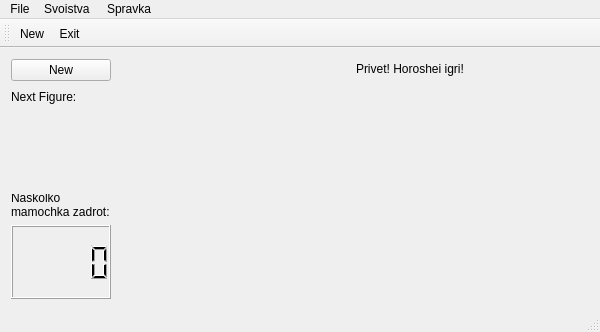
<?xml version="1.0" encoding="UTF-8"?>
<ui version="4.0">
 <class>MainWindow</class>
 <widget class="QMainWindow" name="MainWindow">
  <property name="geometry">
   <rect>
    <x>0</x>
    <y>0</y>
    <width>600</width>
    <height>332</height>
   </rect>
  </property>
  <property name="sizePolicy">
   <sizepolicy hsizetype="Fixed" vsizetype="Fixed">
    <horstretch>0</horstretch>
    <verstretch>0</verstretch>
   </sizepolicy>
  </property>
  <property name="minimumSize">
   <size>
    <width>600</width>
    <height>0</height>
   </size>
  </property>
  <property name="maximumSize">
   <size>
    <width>600</width>
    <height>400</height>
   </size>
  </property>
  <property name="windowTitle">
   <string>tetris</string>
  </property>
  <widget class="QWidget" name="centralWidget">
   <layout class="QGridLayout" name="gridLayout">
    <item row="0" column="0">
     <layout class="QHBoxLayout" name="horizontalLayout">
      <item>
       <layout class="QVBoxLayout" name="verticalLayout_2">
        <item>
         <widget class="QPushButton" name="pusButtonNextGame">
          <property name="minimumSize">
           <size>
            <width>100</width>
            <height>0</height>
           </size>
          </property>
          <property name="text">
           <string>New</string>
          </property>
         </widget>
        </item>
        <item>
         <widget class="QLabel" name="label_2">
          <property name="enabled">
           <bool>true</bool>
          </property>
          <property name="sizePolicy">
           <sizepolicy hsizetype="Minimum" vsizetype="Minimum">
            <horstretch>0</horstretch>
            <verstretch>0</verstretch>
           </sizepolicy>
          </property>
          <property name="maximumSize">
           <size>
            <width>100</width>
            <height>20</height>
           </size>
          </property>
          <property name="text">
           <string>Next Figure:</string>
          </property>
         </widget>
        </item>
        <item>
         <widget class="NextFigure" name="widget" native="true">
          <property name="sizePolicy">
           <sizepolicy hsizetype="Minimum" vsizetype="Minimum">
            <horstretch>0</horstretch>
            <verstretch>0</verstretch>
           </sizepolicy>
          </property>
          <property name="minimumSize">
           <size>
            <width>100</width>
            <height>0</height>
           </size>
          </property>
         </widget>
        </item>
        <item>
         <widget class="QLabel" name="label">
          <property name="maximumSize">
           <size>
            <width>100</width>
            <height>25</height>
           </size>
          </property>
          <property name="text">
           <string notr="true">Naskolko mamochka zadrot:</string>
          </property>
          <property name="alignment">
           <set>Qt::AlignBottom|Qt::AlignLeading|Qt::AlignLeft</set>
          </property>
          <property name="wordWrap">
           <bool>true</bool>
          </property>
         </widget>
        </item>
        <item>
         <widget class="QLCDNumber" name="lcdNumber">
          <property name="minimumSize">
           <size>
            <width>100</width>
            <height>0</height>
           </size>
          </property>
          <property name="maximumSize">
           <size>
            <width>100</width>
            <height>75</height>
           </size>
          </property>
         </widget>
        </item>
       </layout>
      </item>
      <item>
       <widget class="GLASS" name="Glass" native="true">
        <property name="focusPolicy">
         <enum>Qt::StrongFocus</enum>
        </property>
        <property name="rows" stdset="0">
         <UInt>20</UInt>
        </property>
        <property name="columns" stdset="0">
         <UInt>10</UInt>
        </property>
       </widget>
      </item>
      <item>
       <layout class="QVBoxLayout" name="verticalLayout">
        <item>
         <widget class="QLabel" name="label_3">
          <property name="maximumSize">
           <size>
            <width>16777215</width>
            <height>20</height>
           </size>
          </property>
          <property name="text">
           <string>Privet! Horoshei igri!</string>
          </property>
         </widget>
        </item>
        <item>
         <widget class="Photo" name="wphoto" native="true"/>
        </item>
       </layout>
      </item>
     </layout>
    </item>
   </layout>
  </widget>
  <widget class="QToolBar" name="mainToolBar">
   <attribute name="toolBarArea">
    <enum>TopToolBarArea</enum>
   </attribute>
   <attribute name="toolBarBreak">
    <bool>false</bool>
   </attribute>
   <addaction name="actionNew"/>
   <addaction name="actionExit"/>
  </widget>
  <widget class="QStatusBar" name="statusBar"/>
  <widget class="QMenuBar" name="menuBar">
   <property name="geometry">
    <rect>
     <x>0</x>
     <y>0</y>
     <width>600</width>
     <height>21</height>
    </rect>
   </property>
   <widget class="QMenu" name="menuhjhfj">
    <property name="title">
     <string>File</string>
    </property>
    <addaction name="actionNew"/>
    <addaction name="actionExit"/>
   </widget>
   <widget class="QMenu" name="menu">
    <property name="title">
     <string>Svoistva </string>
    </property>
   </widget>
   <widget class="QMenu" name="menuSpravka">
    <property name="title">
     <string>Spravka</string>
    </property>
   </widget>
   <addaction name="menuhjhfj"/>
   <addaction name="menu"/>
   <addaction name="menuSpravka"/>
  </widget>
  <action name="actionNew">
   <property name="text">
    <string>New</string>
   </property>
  </action>
  <action name="actionExit">
   <property name="text">
    <string>Exit</string>
   </property>
  </action>
 </widget>
 <layoutdefault spacing="6" margin="11"/>
 <customwidgets>
  <customwidget>
   <class>GLASS</class>
   <extends>QWidget</extends>
   <header>glass.h</header>
   <container>1</container>
   <slots>
    <signal>drawPattern(Figure*)</signal>
    <signal>setScore(int)</signal>
    <signal>endGame(bool)</signal>
    <signal>closing()</signal>
    <slot>slotNewGame()</slot>
   </slots>
  </customwidget>
  <customwidget>
   <class>NextFigure</class>
   <extends>QWidget</extends>
   <header>nextfigure.h</header>
   <container>1</container>
   <slots>
    <slot>setNewNext(Figure*)</slot>
   </slots>
  </customwidget>
  <customwidget>
   <class>Photo</class>
   <extends>QWidget</extends>
   <header>photo.h</header>
   <container>1</container>
   <slots>
    <signal>changeText(QString)</signal>
    <slot>scoreChanged(int)</slot>
   </slots>
  </customwidget>
 </customwidgets>
 <resources/>
 <connections>
  <connection>
   <sender>pusButtonNextGame</sender>
   <signal>clicked()</signal>
   <receiver>Glass</receiver>
   <slot>slotNewGame()</slot>
   <hints>
    <hint type="sourcelabel">
     <x>197</x>
     <y>77</y>
    </hint>
    <hint type="destinationlabel">
     <x>207</x>
     <y>108</y>
    </hint>
   </hints>
  </connection>
  <connection>
   <sender>actionExit</sender>
   <signal>triggered()</signal>
   <receiver>MainWindow</receiver>
   <slot>close()</slot>
   <hints>
    <hint type="sourcelabel">
     <x>-1</x>
     <y>-1</y>
    </hint>
    <hint type="destinationlabel">
     <x>199</x>
     <y>149</y>
    </hint>
   </hints>
  </connection>
  <connection>
   <sender>actionNew</sender>
   <signal>triggered()</signal>
   <receiver>Glass</receiver>
   <slot>slotNewGame()</slot>
   <hints>
    <hint type="sourcelabel">
     <x>-1</x>
     <y>-1</y>
    </hint>
    <hint type="destinationlabel">
     <x>265</x>
     <y>161</y>
    </hint>
   </hints>
  </connection>
  <connection>
   <sender>Glass</sender>
   <signal>setScore(int)</signal>
   <receiver>lcdNumber</receiver>
   <slot>display(int)</slot>
   <hints>
    <hint type="sourcelabel">
     <x>248</x>
     <y>170</y>
    </hint>
    <hint type="destinationlabel">
     <x>110</x>
     <y>262</y>
    </hint>
   </hints>
  </connection>
  <connection>
   <sender>Glass</sender>
   <signal>drawPattern(Figure*)</signal>
   <receiver>widget</receiver>
   <slot>setNewNext(Figure*)</slot>
   <hints>
    <hint type="sourcelabel">
     <x>228</x>
     <y>218</y>
    </hint>
    <hint type="destinationlabel">
     <x>131</x>
     <y>153</y>
    </hint>
   </hints>
  </connection>
  <connection>
   <sender>Glass</sender>
   <signal>setScore(int)</signal>
   <receiver>wphoto</receiver>
   <slot>scoreChanged(int)</slot>
   <hints>
    <hint type="sourcelabel">
     <x>222</x>
     <y>136</y>
    </hint>
    <hint type="destinationlabel">
     <x>465</x>
     <y>162</y>
    </hint>
   </hints>
  </connection>
  <connection>
   <sender>wphoto</sender>
   <signal>changeText(QString)</signal>
   <receiver>label_3</receiver>
   <slot>setText(QString)</slot>
   <hints>
    <hint type="sourcelabel">
     <x>528</x>
     <y>139</y>
    </hint>
    <hint type="destinationlabel">
     <x>507</x>
     <y>57</y>
    </hint>
   </hints>
  </connection>
 </connections>
 <slots>
  <slot>end(bool)</slot>
 </slots>
</ui>
